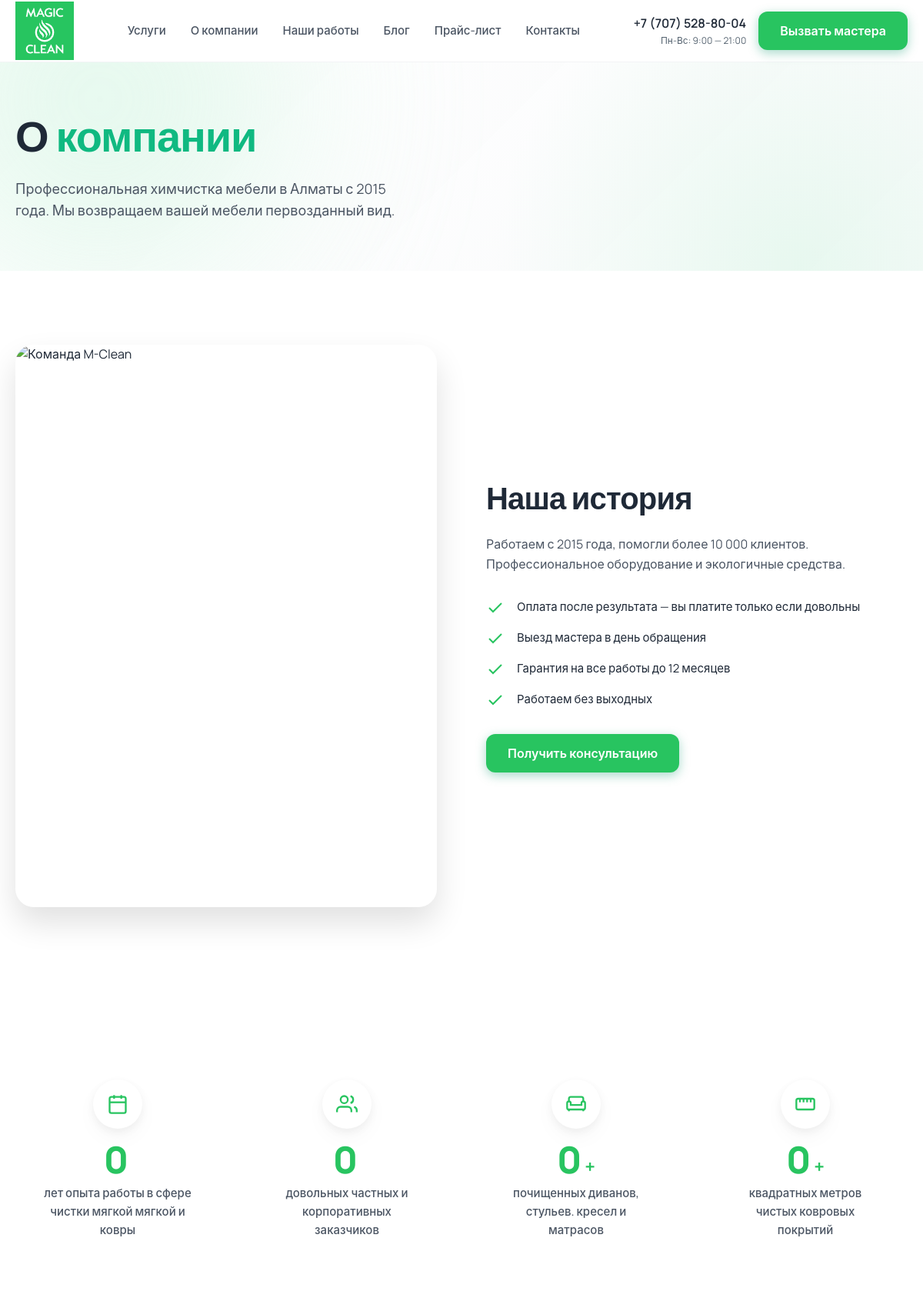
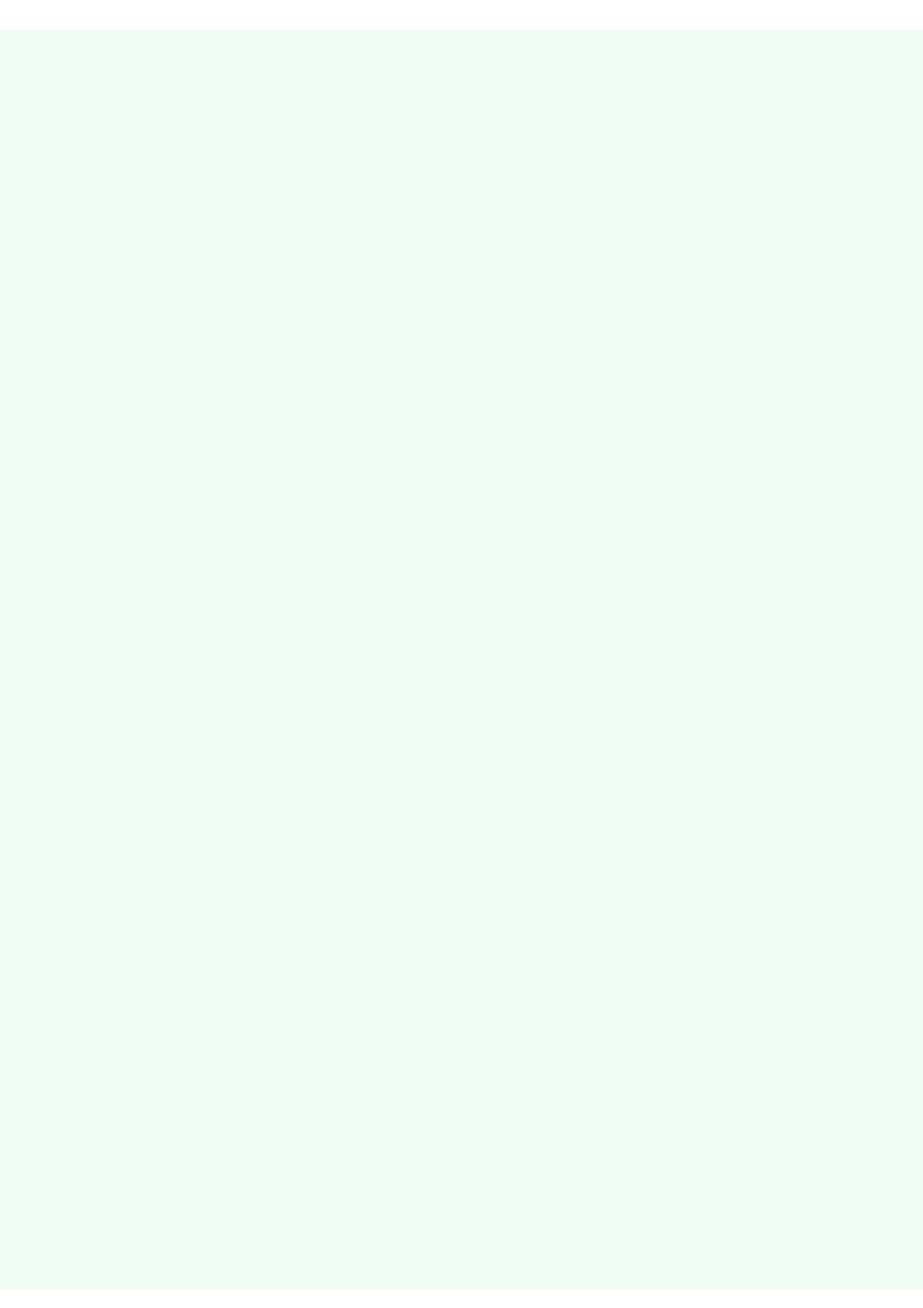
The page /about/ (upper part) on the database its author committed (2 pictures, top to bottom).
### core/models.py (models this page shows, shortened)
class SiteSettings(models.Model):
    logo = models.ImageField(
        "Логотип",
        upload_to="branding/",
        blank=True,
        help_text="Основной логотип (для хедера)"
    )
    logo_footer = models.ImageField(
        "Логотип для футера",
        upload_to="branding/",
        blank=True,
        help_text="Белый/светлый логотип для тёмного футера"
    )
    favicon = models.ImageField(
        "Favicon",
        upload_to="branding/",
        blank=True,
        help_text="Иконка сайта (PNG, 32x32)"
    )
    hero_image = models.ImageField(
        "Фото Hero (справа)",
        upload_to="branding/",
        blank=True,
        help_text="Главное фото справа на первом экране (рекомендуется 600x500)"
    )
    hero_title = models.TextField(
        "Заголовок Hero (H1)",
        blank=True,
        help_text="HTML-разрешён. Например: Профессиональная<br><span>химчистка мебели</span><br>в Алматы"
    )
    hero_subtitle = models.TextField(
        "Подзаголовок Hero",
        blank=True,
        help_text="Текст под заголовком. Например: Вернём вашей мебели первозданный вид за 2 часа."
    )
    company_name = models.CharField(
        "Название компании",
        max_length=100,
        default="M-Clean"
    )
    tagline = models.CharField(
        "Слоган",
        max_length=255,
        blank=True,
        help_text="Например: Профессиональная химчистка мебели в Алматы"
    )
    about_short = models.TextField(
        "Краткое описание",
        blank=True,
        help_text="2-3 предложения для блока 'О нас' на главной"
    )
    phone = models.CharField("Телефон", max_length=30)
    phone_secondary = models.CharField(
        "Доп. телефон",
        max_length=30,
        blank=True
    )
    email = models.EmailField("Email", blank=True)
    address = models.CharField(
        "Адрес",
        max_length=255,
        blank=True,
        help_text="Город, улица"
    )
    working_hours = models.CharField(
        "Часы работы",
        max_length=100,
        blank=True,
        default="Пн-Вс: 9:00 — 21:00"
    )
    min_order = models.DecimalField(
        "Минимальный заказ (₸)",
        max_digits=10,
        decimal_places=0,
        default=7000,
        help_text="Минимальная сумма заказа для выезда мастера"
    )
    whatsapp_phone = models.CharField("Номер WhatsApp", max_length=20, blank=True, help_text="Только цифры, например 77075288004")
    telegram = models.URLField("Telegram", blank=True)
    instagram = models.URLField("Instagram", blank=True)
    vk = models.URLField("VK", blank=True)
    rating_yandex = models.DecimalField("Рейтинг Яндекс", max_digits=2, decimal_places=1, default=5.0)
    rating_google = models.DecimalField("Рейтинг Google", max_digits=2, decimal_places=1, default=5.0)
    rating_2gis = models.DecimalField("Рейтинг 2ГИС", max_digits=2, decimal_places=1, default=5.0)
    url_reviews_yandex = models.URLField("Ссылка на отзывы Яндекс", blank=True)
    url_reviews_google = models.URLField("Ссылка на отзывы Google", blank=True)
    url_reviews_2gis = models.URLField("Ссылка на отзывы 2ГИС", blank=True)
    telegram_bot_token = models.CharField("Telegram Bot Token", max_length=100, blank=True)
    telegram_chat_id = models.CharField("Telegram Chat ID", max_length=50, blank=True)
    seo_title = models.CharField(
        "SEO Title Главной",
        max_length=255,
        blank=True,
        help_text="Например: Химчистка мебели в Алматы | M-Clean"
    )
    seo_description = models.TextField(
        "SEO Description",
        blank=True,
        help_text="Описание для поисковой выдачи (до 160 символов)"
    )
    watermark = models.ImageField(
        "Водяной знак",
        upload_to="settings/",
        blank=True,
        null=True,
        help_text="PNG с прозрачностью для наложения на фото портфолио"
    )
    video = EmbedVideoField(
        verbose_name="Видео (YouTube)",
        blank=True,
        null=True,
        help_text="Вставьте полную ссылку на YouTube видео"
    )
    class Meta:
        verbose_name = "Настройки сайта"
        verbose_name_plural = "Настройки сайта"

class CompanyFact(models.Model):
    ICON_CHOICES = [
        ('calendar', 'Календарь (опыт)'),
        ('users', 'Люди (клиенты)'),
        ('sofa', 'Диван (мебель)'),
        ('ruler', 'Линейка (метры)'),
    ]
    label = models.CharField("Название", max_length=100, help_text="Например: Лет опыта")
    value = models.PositiveIntegerField("Значение", help_text="Число для анимации (8, 10000, 5000)")
    suffix = models.CharField("Суффикс", max_length=10, blank=True, help_text="+ или тыс.")
    icon = models.CharField("Иконка", max_length=20, choices=ICON_CHOICES, default='calendar')
    order = models.PositiveIntegerField("Порядок", default=0)
    is_active = models.BooleanField("Отображать?", default=True)
    class Meta:
        verbose_name = "Факт о компании"
        verbose_name_plural = "Факты о компании (счетчики)"
        ordering = ['order', '-id']

### core/views.py (the view)
# urls.py: path('about/', views.about, name='about'),
def about(request):
    settings = SiteSettings.objects.first()
    context = {
        'settings': settings,
        'team': TeamMember.objects.filter(is_active=True),
        'certificates': Certificate.objects.filter(is_active=True, category='gratitude'),
        'partners': Partner.objects.filter(is_active=True),
        'equipment': Equipment.objects.filter(is_active=True),
        'chemicals': Chemical.objects.filter(is_active=True),
        'facts': CompanyFact.objects.filter(is_active=True),
    }
    return render(request, 'about.html', context)

### core/context_processors.py (called while the page is built)
def site_context(request):
    facts = CompanyFact.objects.filter(is_active=True)
    clients_count = None
    experience_count = None
    for fact in facts:
        if fact.icon == 'users':
            clients_count = f"{fact.value:,}{fact.suffix}".replace(',', ' ')
        elif fact.icon == 'calendar':
            experience_count = f"{fact.value}{fact.suffix}"
    return {
        'settings': SiteSettings.objects.first(),
        'service_categories': Category.objects.filter(is_active=True),
        'nav_partners': Partner.objects.filter(is_active=True)[:5],
        'company_facts': facts,
        'clients_count': clients_count or '10 000+',
        'experience_count': experience_count or '8+',
    }

### templates/about.html (shortened to what this page needs)
{% extends 'base.html' %}
{% load static %}
{% block content %}
<section class="hero" style="min-height: auto; padding: var(--space-3xl) 0;">
    <div class="container">
        <div class="hero__content">
            <h1 class="hero__title">
                О <span class="hero__title-accent">компании</span>
            </h1>
            <p class="hero__description">
                Профессиональная химчистка мебели в Алматы с 2015 года.
                Мы возвращаем вашей мебели первозданный вид.
            </p>
        </div>
    </div>
</section>
<section class="section">
    <div class="container">
        <div class="about-grid">
            <div class="about__image fade-in">
                <img src="https://images.unsplash.com/photo-1581578731548-c64695b69535?w=600&h=800&fit=crop" alt="Команда M-Clean" width="600" height="800" loading="lazy">
            </div>
            <div class="about__content slide-left">
                <h2>Наша история</h2>
                <p class="about__text">
                    {% if settings.about_short %}
                        {{ settings.about_short }}
                    {% else %}
                        M-Clean работает с 2015 года и за это время помог более {{ clients_count }} клиентам вернуть первозданный вид их мебели. Мы используем профессиональное оборудование и экологически безопасные средства.
                    {% endif %}
                </p>
                <div class="about__features">
                    <div class="about__feature">
                        <svg class="about__feature-icon" width="24" height="24" viewBox="0 0 24 24" fill="none" stroke="currentColor" stroke-width="2"><path d="M20 6L9 17l-5-5"/></svg>
                        <span class="about__feature-text">Оплата после результата — вы платите только если довольны</span>
                    </div>
                    <div class="about__feature">
                        <svg class="about__feature-icon" width="24" height="24" viewBox="0 0 24 24" fill="none" stroke="currentColor" stroke-width="2"><path d="M20 6L9 17l-5-5"/></svg>
                        <span class="about__feature-text">Выезд мастера в день обращения</span>
                    </div>
                    <div class="about__feature">
                        <svg class="about__feature-icon" width="24" height="24" viewBox="0 0 24 24" fill="none" stroke="currentColor" stroke-width="2"><path d="M20 6L9 17l-5-5"/></svg>
                        <span class="about__feature-text">Гарантия на все работы до 12 месяцев</span>
                    </div>
                    <div class="about__feature">
                        <svg class="about__feature-icon" width="24" height="24" viewBox="0 0 24 24" fill="none" stroke="currentColor" stroke-width="2"><path d="M20 6L9 17l-5-5"/></svg>
                        <span class="about__feature-text">Работаем без выходных</span>
                    </div>
                </div>
                <button class="btn btn--primary" data-modal="modal-lead">Получить консультацию</button>
            </div>
        </div>
    </div>
</section>
{% if facts %}
<section class="section">
    <div class="container">
        <div class="facts-grid" id="facts-counter">
            {% for fact in facts %}
            <div class="fact-card">
                <div class="fact-card__icon">
                    {% if fact.icon == 'calendar' %}
                    <svg width="28" height="28" viewBox="0 0 24 24" fill="none" stroke="currentColor" stroke-width="2"><rect x="3" y="4" width="18" height="18" rx="2"/><line x1="16" y1="2" x2="16" y2="6"/><line x1="8" y1="2" x2="8" y2="6"/><line x1="3" y1="10" x2="21" y2="10"/></svg>
                    {% elif fact.icon == 'users' %}
                    <svg width="28" height="28" viewBox="0 0 24 24" fill="none" stroke="currentColor" stroke-width="2"><path d="M17 21v-2a4 4 0 00-4-4H5a4 4 0 00-4 4v2"/><circle cx="9" cy="7" r="4"/><path d="M23 21v-2a4 4 0 00-3-3.87"/><path d="M16 3.13a4 4 0 010 7.75"/></svg>
                    {% elif fact.icon == 'sofa' %}
                    <svg width="28" height="28" viewBox="0 0 24 24" fill="none" stroke="currentColor" stroke-width="2"><path d="M20 9V6a2 2 0 00-2-2H6a2 2 0 00-2 2v3"/><path d="M2 11v5a2 2 0 002 2h16a2 2 0 002-2v-5a2 2 0 00-4 0v2H6v-2a2 2 0 00-4 0z"/><path d="M4 18v2M20 18v2"/></svg>
                    {% elif fact.icon == 'ruler' %}
                    <svg width="28" height="28" viewBox="0 0 24 24" fill="none" stroke="currentColor" stroke-width="2"><rect x="2" y="6" width="20" height="12" rx="2"/><line x1="6" y1="6" x2="6" y2="10"/><line x1="10" y1="6" x2="10" y2="10"/><line x1="14" y1="6" x2="14" y2="10"/><line x1="18" y1="6" x2="18" y2="10"/></svg>
                    {% endif %}
                </div>
                <div class="fact-card__value">
                    <span class="counter-value" data-target="{{ fact.value }}">0</span>
                    <span class="counter-suffix">{{ fact.suffix }}</span>
                </div>
                <div class="fact-card__label">{{ fact.label }}</div>
            </div>
            {% endfor %}
        </div>
    </div>
</section>
{% endif %}
<section class="section section--green" id="team">
    <div class="container">
        <div class="team-grid">
        </div>
    </div>
</section>
<section class="section" id="certificates">
</section>
{% endblock %}

### templates/base.html (shortened to what this page needs)
{% load static %}
<!DOCTYPE html>
<html lang="ru">
<head>
    <link rel="stylesheet" href="https://cdn.jsdelivr.net/npm/swiper@11/swiper-bundle.min.css"/>
    <link rel="preload" href="{% static 'css/style.css' %}" as="style" onload="this.rel='stylesheet'">
</head>
<body class="{% block body_class %}{% endblock %}" data-whatsapp-phone="{{ settings.whatsapp_phone|default:'77075288004' }}">
    <header class="header">
        <div class="container">
            <div class="header__inner">
                <a href="/" class="header__logo">
                    {% if settings.logo %}
                    <img src="{{ settings.logo.url }}" alt="M-Clean" class="header__logo-img" style="height: var(--header-height);">
                    {% else %}
                    M<span class="header__logo-accent">-Clean</span>
                    {% endif %}
                </a>
                <nav class="header__nav">
                    <div class="mega-menu-wrapper">
                        <div class="mobile-nav-group">
                            <a href="{% url 'services:services' %}" class="header__nav-link">Услуги</a>
                        </div>
                    </div>
                    <div class="mega-menu-wrapper">
                        <div class="mobile-nav-group">
                            <a href="{% url 'core:about' %}" class="header__nav-link">О компании</a>
                        </div>
                    </div>
                    <a href="{% url 'core:portfolio' %}" class="header__nav-link">Наши работы</a>
                    <a href="{% url 'blog:blog_list' %}" class="header__nav-link">Блог</a>
                    <a href="{% url 'core:prices' %}" class="header__nav-link">Прайс-лист</a>
                    <a href="{% url 'core:contacts' %}" class="header__nav-link">Контакты</a>
                </nav>
                <div class="header__actions">
                    {% if settings.phone %}
                    <div class="header__phone">
                        <a href="tel:{{ settings.phone }}" class="header__phone-number">{{ settings.phone }}</a>
                        <span class="header__phone-label">{{ settings.working_hours|default:'Пн-Вс: 9:00 — 21:00' }}</span>
                    </div>
                    {% endif %}
                    <button class="btn btn--primary" data-modal="modal-lead">Вызвать мастера</button>
                </div>
            </div>
        </div>
    </header>
    <main>
        {% block content %}{% endblock %}
    </main>
</body>
</html>

### rows shown on the page
SiteSettings: logo (picture), phone "+7 (707) 528-80-04", working_hours "Пн-Вс: 9:00 — 21:00", about_short "Работаем с 2015 года, помогли более 10 000 клиентов. Профессиональное оборудование и экологичные средства."
CompanyFact: icon "calendar" (drawn), label "лет опыта работы в сфере чистки мягкой мягкой и ковры"
CompanyFact: icon "users" (drawn), label "довольных частных и корпоративных заказчиков"
CompanyFact: icon "sofa" (drawn), suffix "+", label "почищенных диванов, стульев. кресел и матрасов"
CompanyFact: icon "ruler" (drawn), suffix "+", label "квадратных метров чистых ковровых покрытий"
